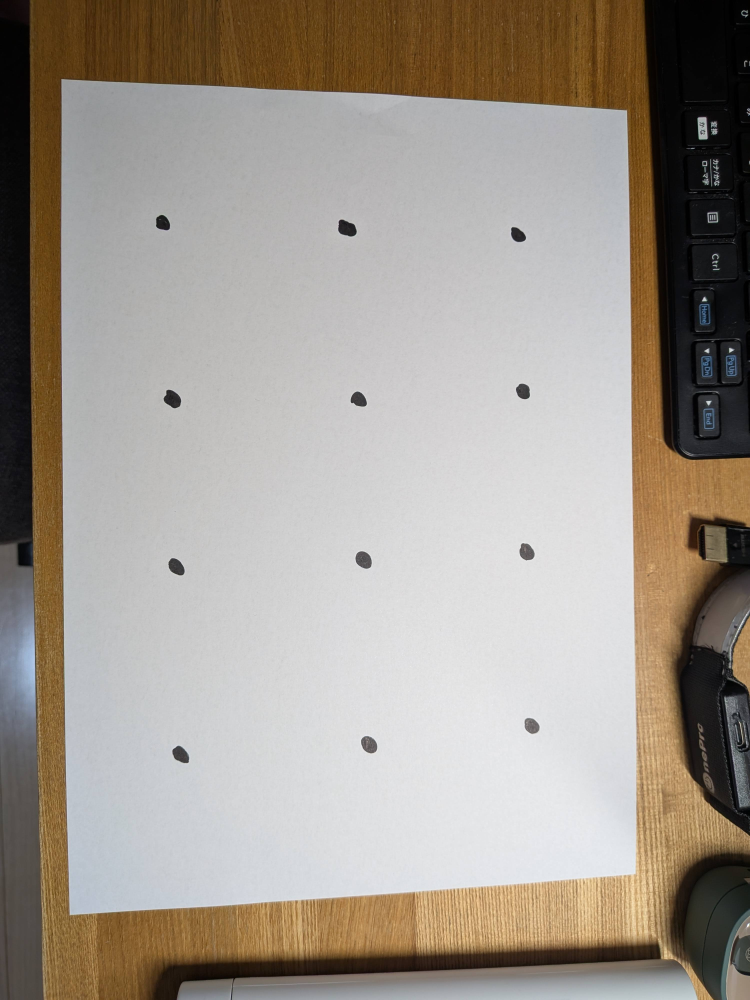
#> input picture data/multi_dot_image1.jpg, 3000 x 4000 px (shown at 1/4 size)
$ jupyter execute batch_processing.ipynb
#> lines starting #> are read from the running program, lines starting #| are printed output that depends on the picture; after the words box and inside, x2 and y2 are one past the last pixel; in counts of white or black regions, pixels touching at a corner belong together
# 一括処理 - 画像の読み込みから輪郭抽出／ブロブ分析まで

## 1. 関数定義

[cell 1]
# 画像の切り出し関数
import numpy as np
import cv2

def crop_image(image: np.ndarray, left: int, top: int, width: int = 400, height: int = 400) -> np.ndarray:
    """画像を切り取る関数

    Args:
        image (np.ndarray): 切り取る対象の画像
        left (int): 切り取る領域の左端のx座標
        top (int): 切り取る領域の上端のy座標
        width (int): 切り取る領域の幅
        height (int): 切り取る領域の高さ

    Returns:
        np.ndarray: 切り取られた画像
    """

    cropped_image = image[top:top+height, left:left+width]  # 終点は含まない
    return cropped_image

[cell 2]
# 大津の二値化関数
import cv2

def binarize_image_with_otsu_algorithm(image: np.ndarray) -> np.ndarray:
    """画像を読み込み、グレースケール変換、二値化して表示する関数
    Args:
        image (np.ndarray): 画像の配列

    Returns:
        binary_image (numpy.ndarray): 二値化された画像
    """

    blur = cv2.GaussianBlur(image,(5,5),0)  # ガウシアンブラーでノイズを減らす
    gray_image = cv2.cvtColor(blur, cv2.COLOR_BGR2GRAY)  # グレースケール変換
    ret, binary_image = cv2.threshold(gray_image, 0, 255, cv2.THRESH_BINARY + cv2.THRESH_OTSU)  # 大津の二値化
    return binary_image

[cell 3]
# 輪郭分析
import cv2

def analyze_contours(binary_image: np.ndarray) -> list:
    """二値化された画像から輪郭を検出し、輪郭のリストを返す関数

    Args:
        binary_image (np.ndarray): 二値化された画像の配列

    Returns:
        contours (list): 検出された輪郭のリスト
    """

    contours, hierarchy = cv2.findContours(binary_image, cv2.RETR_TREE, cv2.CHAIN_APPROX_NONE)
    contour_areas = [cv2.contourArea(contour) for contour in contours]
    # 面積が1000以上10000未満の輪郭を残す
    filtered_contours = [contour for contour in contours if 1000 < cv2.contourArea(contour) < 10000]

    return filtered_contours

[cell 4]
# ブロブ分析
import cv2

def analyze_blobs(binary_image: np.ndarray) -> list:
    """二値化された画像からブロブを検出し、ブロブのリストを返す関数

    Args:
        binary_image (np.ndarray): 二値化された画像の配列

    Returns:
        blobs (list): 検出されたブロブのリスト
    """

    filtered_stats = []
    filtered_centroids = []
    retval, labeled_image, stats, centroids = cv2.connectedComponentsWithStats(binary_image, connectivity=8)
    for i in range(0, retval):
        if not (1000 < (area := stats[i][4]) < 10000):  # 面積が1000以下または10000以上のブロブは無視
            continue
        filtered_stats.append(stats[i])
        filtered_centroids.append(centroids[i])

    return (filtered_stats, filtered_centroids)

## 2. 画像の読み込み

[cell 5]
import cv2
import matplotlib.pyplot as plt

image = cv2.imread('data/multi_dot_image1.jpg')  # 読み込み
#> image is the input picture: shape (4000, 3000, 3); mean B, G, R 143.2, 152.5, 160.5
plt.figure(figsize=(20, 16))
plt.imshow(cv2.cvtColor(image, cv2.COLOR_BGR2RGB))  # 表示。BGR -> RGBへ変換
plt.show()

## 3. バッチ処理

[cell 6]
# 分析結果を描画するためにコピーを作成
image_with_analysis = image.copy()

# 切り出し領域リスト (x, y, width, height)
cropping_rect_list = [
    (460, 690, 400, 400),
    (1190, 700, 400, 400),
    (1880, 730, 400, 400),
    (490, 1400, 400, 400),
    (1230, 1390, 400, 400),
    (1890, 1370, 400, 400),
    (500, 2060, 400, 400),
    (1250, 2040, 400, 400),
    (1910, 2000, 400, 400),
    (520, 2820, 400, 400),
    (1280, 2780, 400, 400),
    (1930, 2700, 400, 400)
]

for left, top, width, height in cropping_rect_list:
    # 画像の切り出し
    cropped_image = crop_image(image, left, top, width, height)
    # 2値化
    binalized_image = binarize_image_with_otsu_algorithm(cropped_image)
    # 輪郭分析
    contours = analyze_contours(binalized_image)
    # ブロブ分析
    blob_stats, blob_centroids = analyze_blobs(binalized_image)
    # 輪郭を描画
    cv2.drawContours(image_with_analysis[top:top+height, left:left+width], contours, -1, (0, 255, 0), 2)
    # ブロブの外接矩形と重心を描画
    for stat, centroid in zip(blob_stats, blob_centroids):
        x, y, w, h, area = stat
        cx, cy = centroid
        cv2.rectangle(image_with_analysis[top:top+height, left:left+width], (x, y), (x+w, y+h), (255, 0, 0), 2)
        cv2.circle(image_with_analysis[top:top+height, left:left+width], (int(cx), int(cy)), 5, (0, 0, 255), -1)
#> this loop made 12 passes
#> (ret in binarize_image_with_otsu_algorithm, contour_areas in analyze_contours, stats in analyze_blobs, centroids in analyze_blobs) on passes 1 to 6: (103, [159201, 2730.5], [[164, 170, 56, 61, 2644], [0, 0, 400, 400, 157356]], [[191, 201.6], [199.6, 199.5]]), (112, [159201, 3741], [[163, 179, 74, 67, 3635], [0, 0, 400, 400, 156365]], [[197.5, 213.6], [199.5, 199.2]]), (119, [159201, 2616.5], [[165, 179, 59, 59, 2531], [0, 0, 400, 400, 157469]], [[191.2, 209.8], [199.6, 199.3]]), (116, [159201, 3637.5], [[165, 159, 69, 74, 3538], [0, 0, 400, 400, 156462]], [[199.9, 196.4], [199.5, 199.6]]), (133, [159201, 2886.5], [[173, 176, 64, 60, 2797], [0, 0, 400, 400, 157203]], [[204.7, 207.6], [199.4, 199.4]]), (139, [159201, 2774], [[174, 165, 56, 62, 2688], [0, 0, 400, 400, 157312]], [[202.7, 195.4], [199.4, 199.6]])
#> pass 1, in crop_image, `cropped_image = image[top:top+height, left:left+width]`:
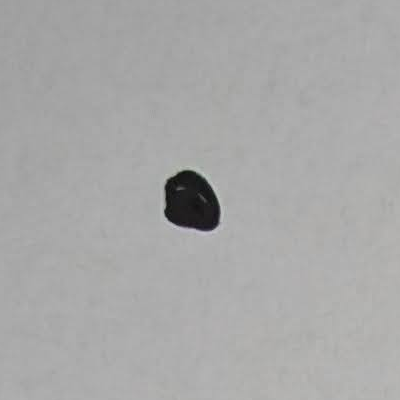
#> cropped_image: shape (400, 400, 3); mean B, G, R 168, 168.3, 168.4
#> pass 1, in binarize_image_with_otsu_algorithm, `ret, binary_image = cv2.threshold(gray_image, 0, 255, cv2.THRESH_BINAR..`:
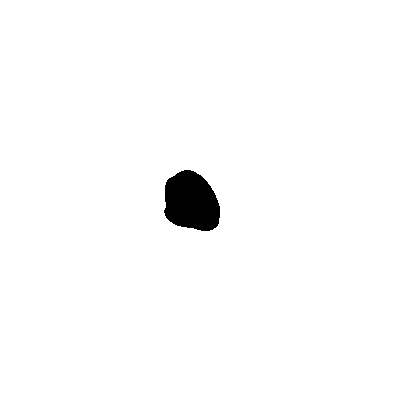
#> binary_image: shape (400, 400); 98.3% white; 1 black region, box (x1, y1, x2, y2) and area: (164, 170, 220, 231) 2644
#> after the loop:
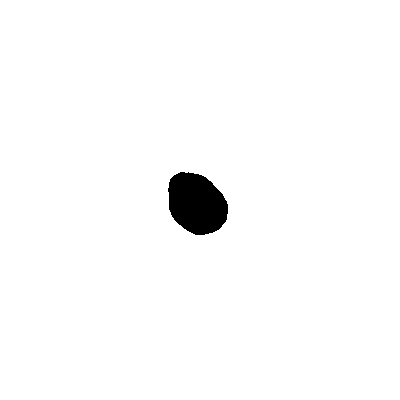
#> binalized_image: shape (400, 400); 98.2% white; 1 black region, box (x1, y1, x2, y2) and area: (168, 172, 228, 235) 2870
#> after the loop:
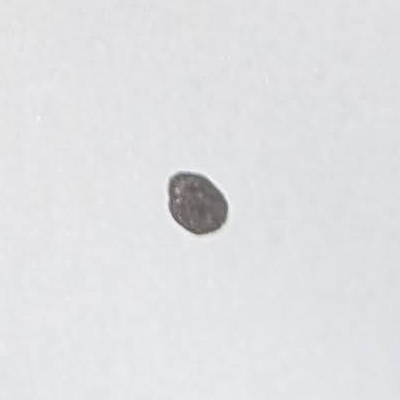
#> cropped_image: shape (400, 400, 3); mean B, G, R 226.9, 225, 224.5

# 分析結果画像を表示
plt.figure(figsize=(20, 16))
plt.imshow(cv2.cvtColor(image_with_analysis, cv2.COLOR_BGR2RGB))
plt.title('Image with Contours and Blobs')
plt.show()
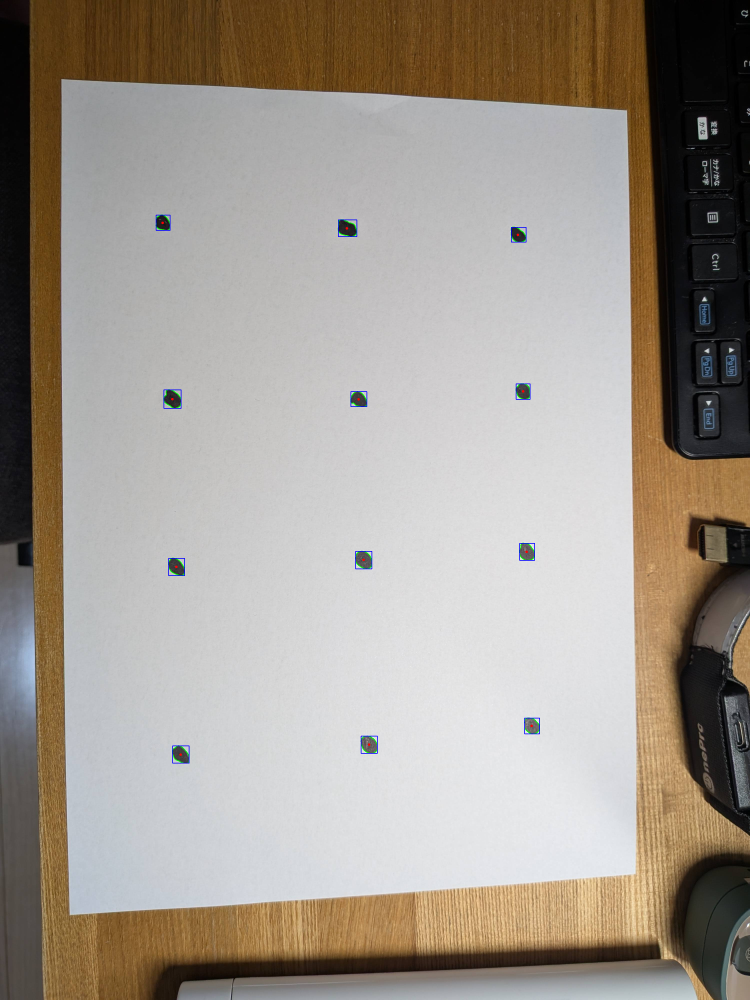
#> shown: shape (4000, 3000, 3) (shown at 1/4 size); mean R, G, B 160.3, 152.4, 143.2

$ run again, with data/multi_dot_image2.jpg copied over data/multi_dot_image1.jpg
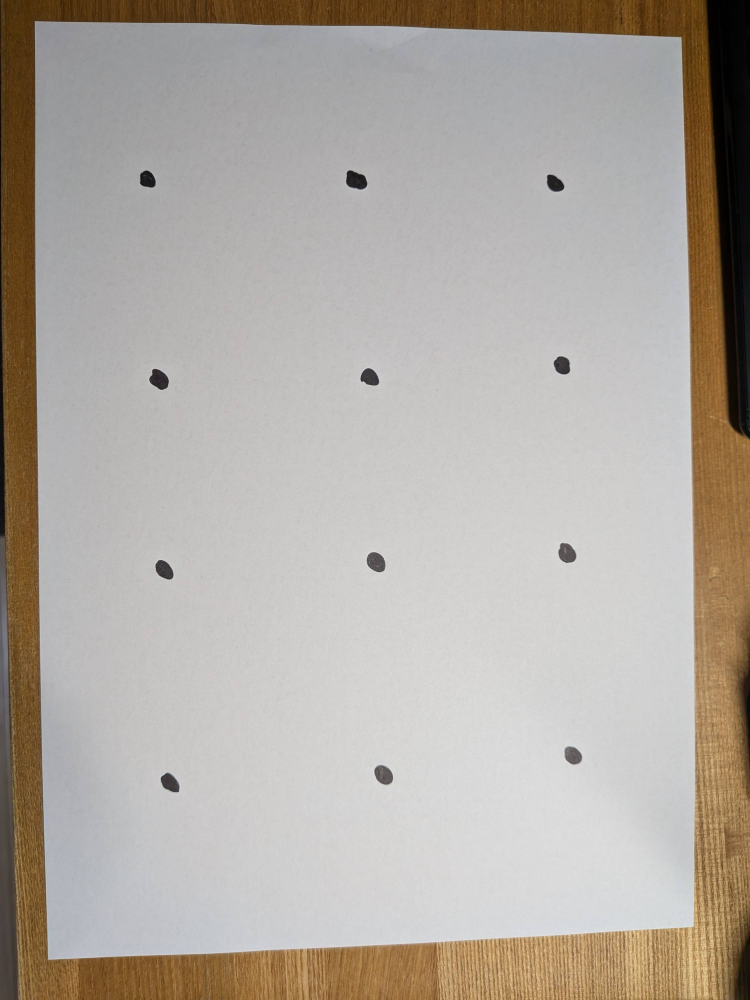
#> input picture data/multi_dot_image2.jpg, 3000 x 4000 px (shown at 1/4 size)
#> image is the input picture: shape (4000, 3000, 3); mean B, G, R 162.9, 170.5, 177
#> the loop `for left, top, width, height in cropping_rect_list:` made 12 passes
#> (ret in binarize_image_with_otsu_algorithm, contour_areas in analyze_contours, stats in analyze_blobs, centroids in analyze_blobs) on passes 1 to 4: (101, [155973.5], [[100, 0, 62, 60, 3168], [0, 0, 400, 400, 156832]], [[130.1, 29.26], [200.9, 202.9]]), (108, [155083], [[195, 0, 84, 58, 4071], [0, 0, 400, 400, 155929]], [[236.7, 26.21], [198.5, 204]]), (113, [157133], [[308, 0, 69, 37, 2046], [0, 0, 400, 400, 157954]], [[343.7, 15.84], [197.6, 201.9]]), (116, [159201, 4602], [[107, 76, 78, 83, 4490], [0, 0, 400, 400, 155510]], [[146.7, 118], [201, 201.9]])
#> pass 1, in binarize_image_with_otsu_algorithm, `ret, binary_image = cv2.threshold(gray_image, 0, 255, cv2.THRESH_BINAR..`:
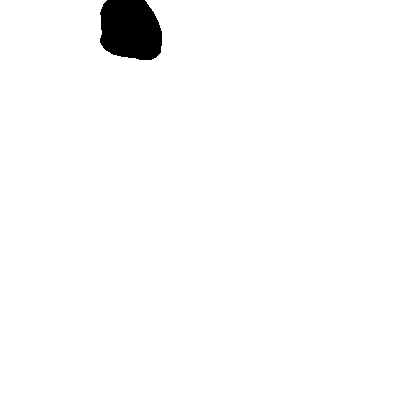
#> binary_image: shape (400, 400); 98% white; 1 black region, box (x1, y1, x2, y2) and area: (100, 0, 162, 60) 3168
#> `plt.show()`:
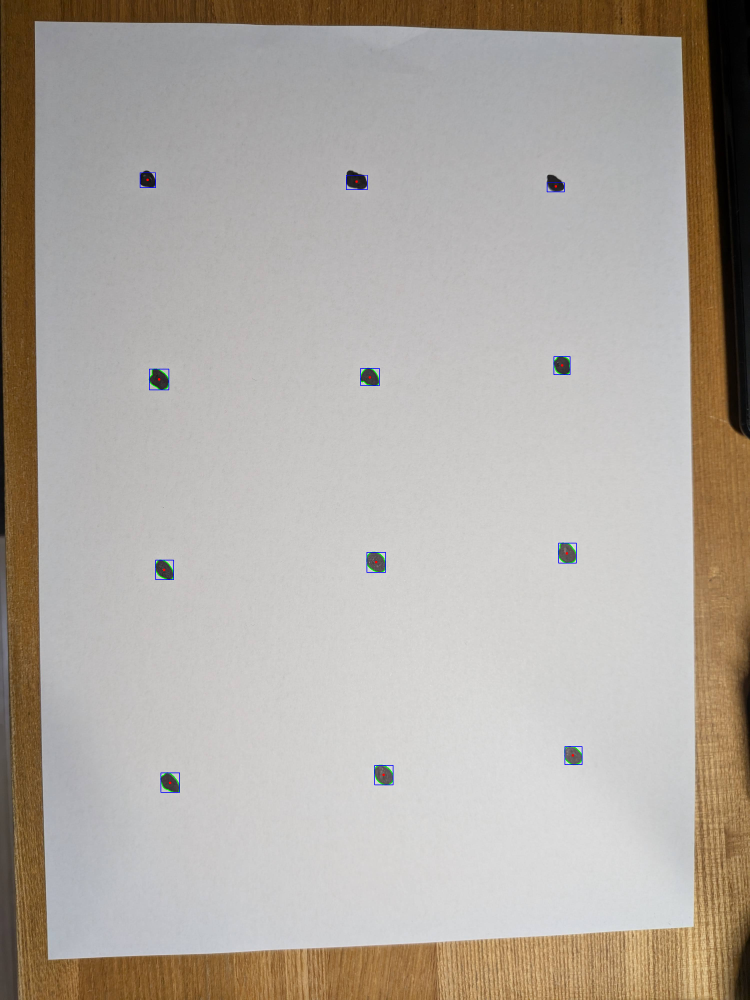
#> shown: shape (4000, 3000, 3) (shown at 1/4 size); mean R, G, B 176.8, 170.4, 162.9

$ run again, with data/multi_dot_image4.jpg copied over data/multi_dot_image1.jpg
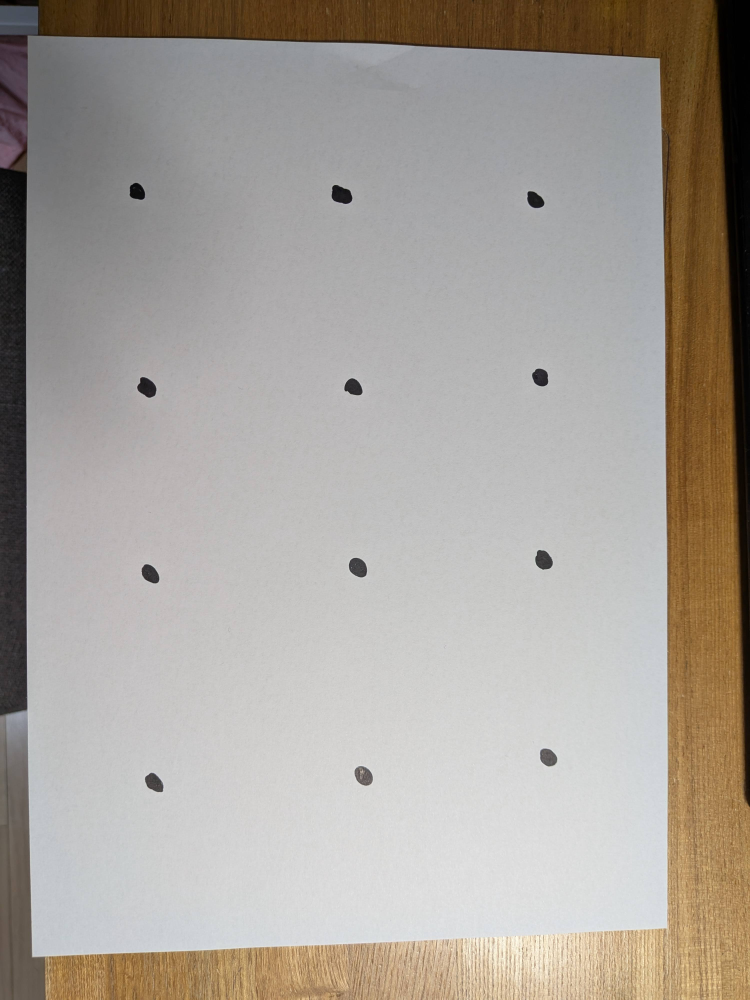
#> input picture data/multi_dot_image4.jpg, 3000 x 4000 px (shown at 1/4 size)
#> image is the input picture: shape (4000, 3000, 3); mean B, G, R 154.6, 161.6, 167.8
#> the loop `for left, top, width, height in cropping_rect_list:` made 12 passes
#> (ret in binarize_image_with_otsu_algorithm, contour_areas in analyze_contours, retval in analyze_blobs, stats in analyze_blobs, centroids in analyze_blobs) on passes 1 to 3: (81, [159201, 3334], 2, [[59, 42, 61, 67, 3238], [0, 0, 400, 400, 156762]], [[88.17, 76.56], [201.8, 202]]), (98, [159201, 4743], 2, [[137, 40, 82, 76, 4624], [0, 0, 400, 400, 155376]], [[175.4, 79.46], [200.2, 203.1]]), (100, [159201, 3407.5], 2, [[229, 35, 68, 67, 3311], [0, 0, 400, 400, 156689]], [[260, 70.17], [198.2, 202.2]])
#> pass 1, in binarize_image_with_otsu_algorithm, `ret, binary_image = cv2.threshold(gray_image, 0, 255, cv2.THRESH_BINAR..`:
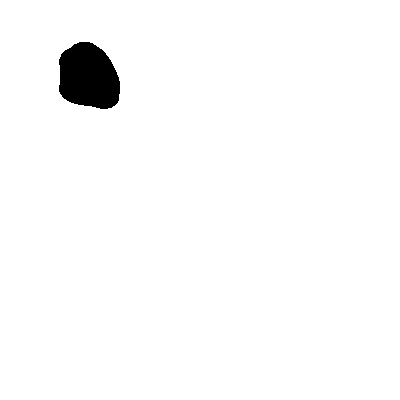
#> binary_image: shape (400, 400); 98% white; 1 black region, box (x1, y1, x2, y2) and area: (59, 42, 120, 109) 3238
#> `plt.show()`:
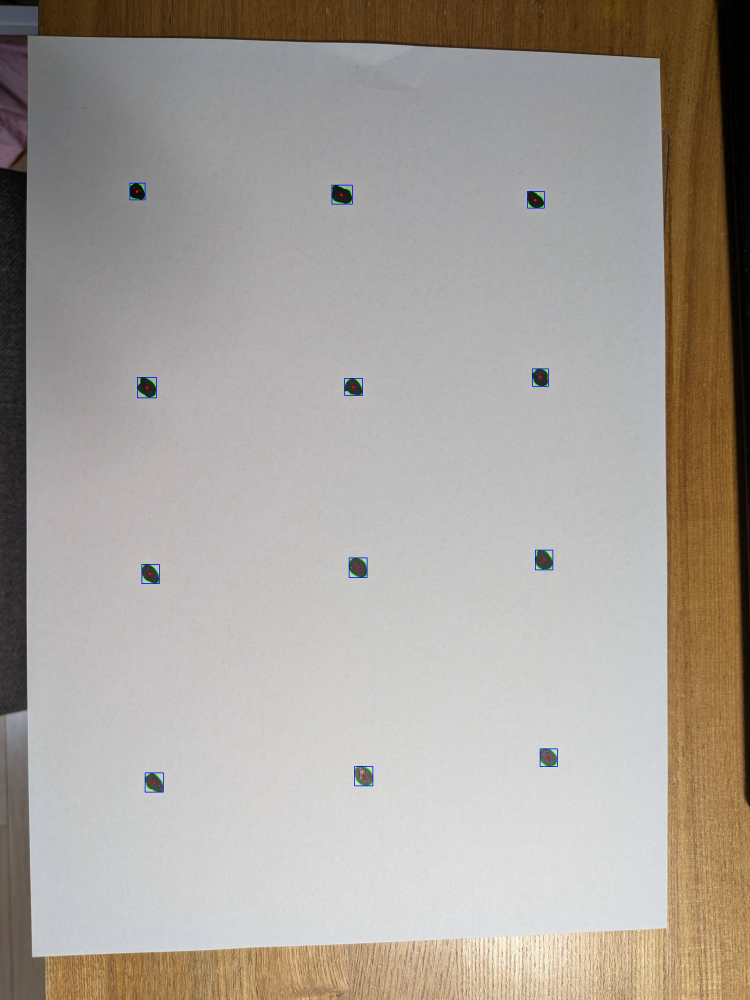
#> shown: shape (4000, 3000, 3) (shown at 1/4 size); mean R, G, B 167.6, 161.5, 154.6
